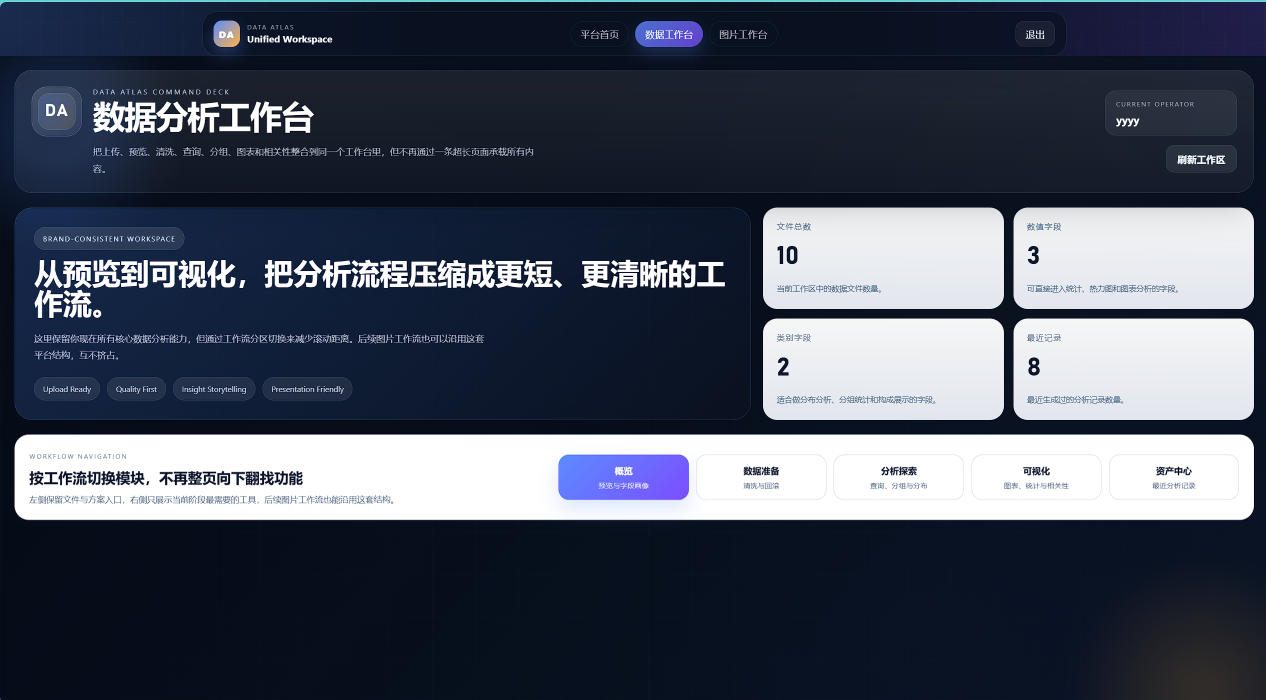
#> input picture backend/images/13_屏幕截图 2026-04-19 235617.png, 2531 x 1399 px (shown at 1/2 size)
$ python -i image_service.py   (imports and definitions only)
#> lines starting #> are read from the running program, lines starting #| are printed output that depends on the picture
#> further down, picture is the input picture: PIL image 2531x1399 RGBA; mean R, G, B, A 70.4, 77.6, 92.4, 255
import base64
import io
import json
import mimetypes
import re
from pathlib import Path
from typing import Any

import numpy as np
from PIL import Image, ImageEnhance, ImageFilter, ImageOps, UnidentifiedImageError

try:
    from rapidocr_onnxruntime import RapidOCR
except ImportError:  # pragma: no cover - graceful fallback when OCR dependency is unavailable
    RapidOCR = None


IMAGE_BASE_DIR = Path(__file__).resolve().parent
IMAGE_UPLOAD_DIR = (IMAGE_BASE_DIR / "images").resolve()
# [1 line not run here, left out]

IMAGE_ALLOWED_EXTENSIONS = {".png", ".jpg", ".jpeg", ".webp", ".bmp"}
IMAGE_MAX_UPLOAD_SIZE = 20 * 1024 * 1024
IMAGE_INVALID_FILENAME_CHARS = re.compile(r'[<>:"/\\|?*\x00-\x1f]')
_OCR_ENGINE = None


# [56 lines left out: functions sanitize_image_filename, normalize_image_storage_name, get_image_storage_path, load_image_from_bytes, load_image_from_path, not called in this run]


def _safe_float(value: Any, digits: int = 4) -> float:
    return round(float(value), digits)


def _image_warning_messages(brightness: float, contrast: float, sharpness: float, width: int, height: int) -> list[str]:
    warnings = []
    if brightness < 55:
        warnings.append("图片整体偏暗，建议提升亮度或对比度。")
    elif brightness > 210:
        warnings.append("图片整体偏亮，可能存在过曝区域。")

    if contrast < 28:
        warnings.append("图片对比度较低，细节层次可能不够明显。")

    if sharpness < 12:
        warnings.append("图片清晰度偏低，可能存在模糊情况。")

    if width < 640 or height < 640:
        warnings.append("图片分辨率较低，放大后可能影响展示效果。")

    return warnings


def build_image_quality_report(image: Image.Image, file_size: int | None = None) -> dict[str, Any]:
    rgb_image = image.convert("RGB")
    grayscale = np.asarray(rgb_image.convert("L"), dtype=np.float32)
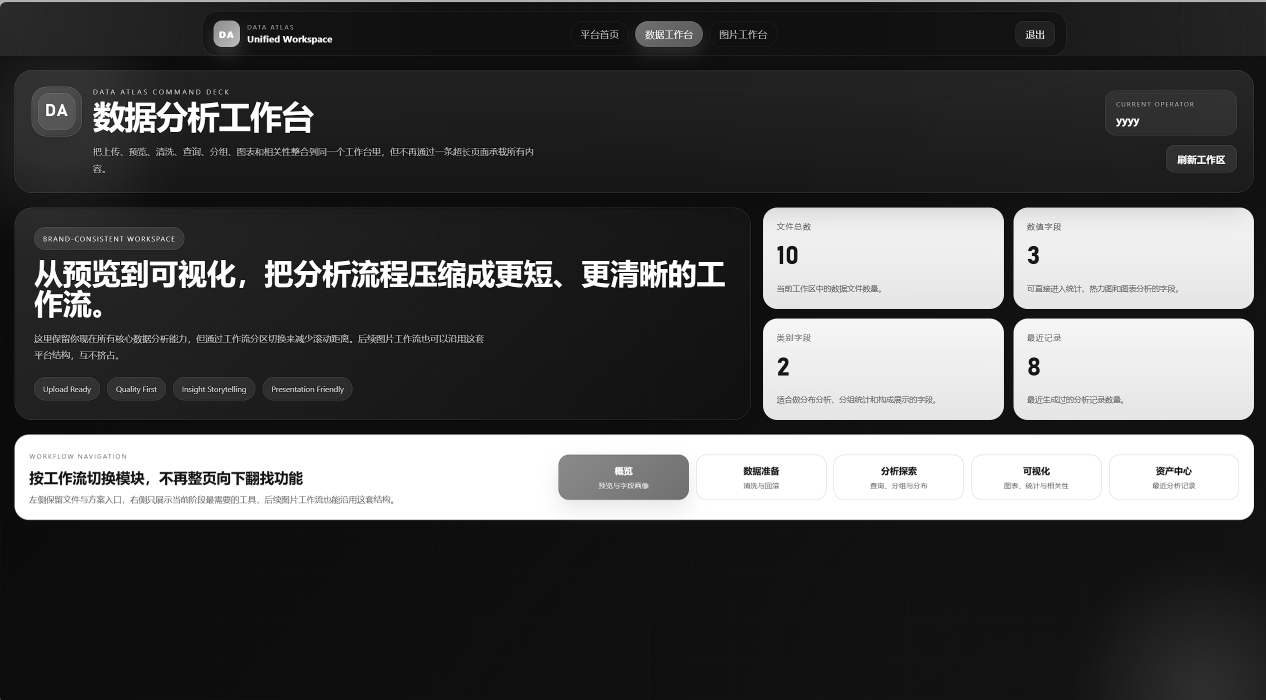
#> grayscale: shape (1399, 2531) float32 (shown at 1/2 size); min 0, max 255, mean 77.2
    rgb_array = np.asarray(rgb_image, dtype=np.float32)
    grad_y, grad_x = np.gradient(grayscale)
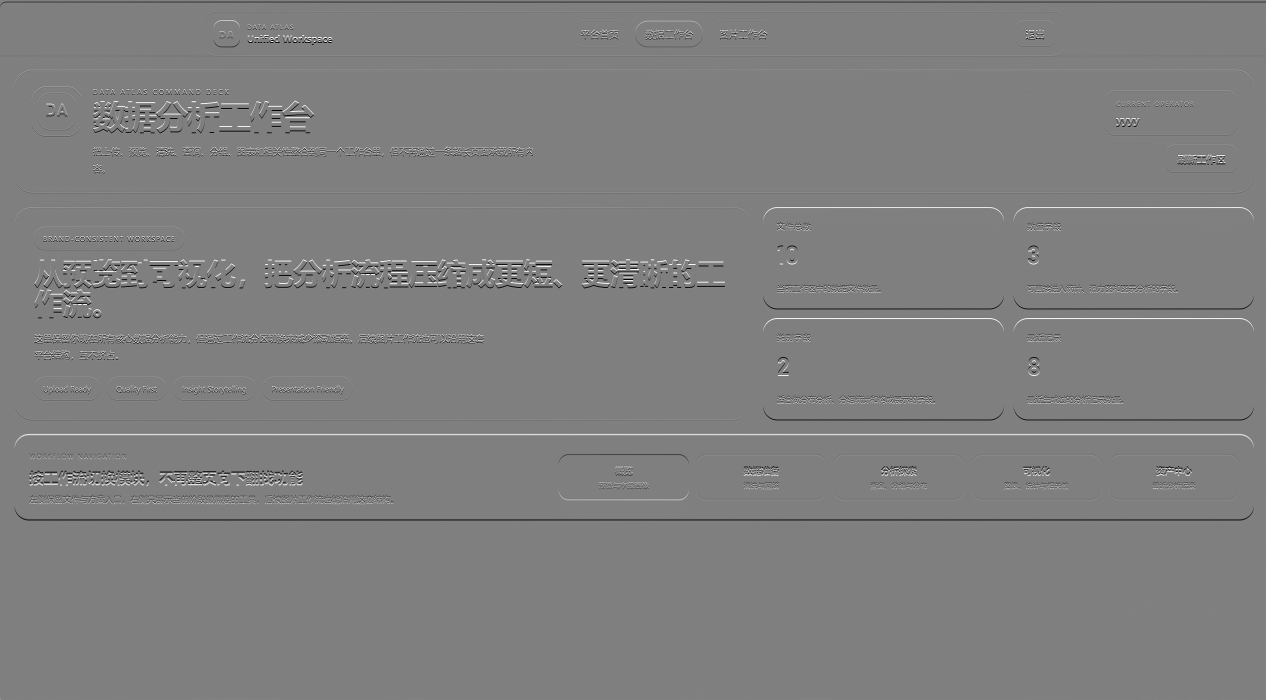
#> grad_y: shape (1399, 2531) float32 (shown at 1/2 size); min -127.5, max 127.5, mean -0.1; drawn with min black and max white
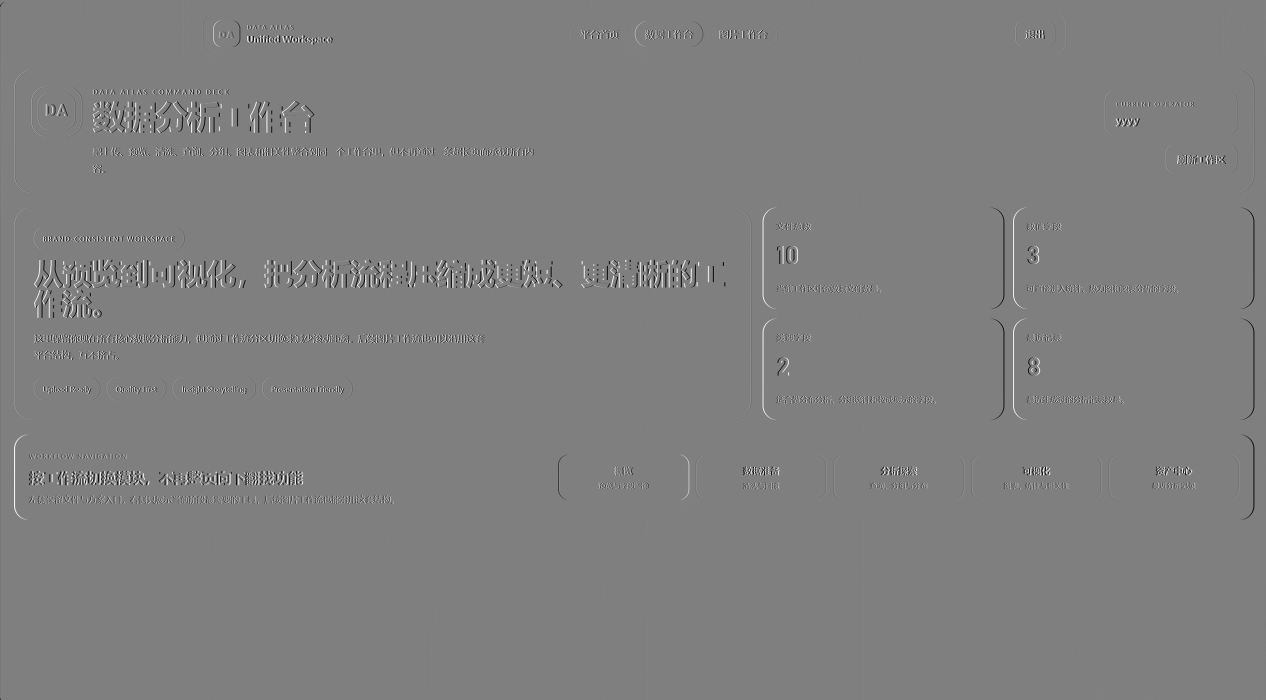
#> grad_x: shape (1399, 2531) float32 (shown at 1/2 size); min -127.5, max 127.5, mean 0; drawn with min black and max white
    gradient_energy = np.sqrt(np.square(grad_x) + np.square(grad_y))
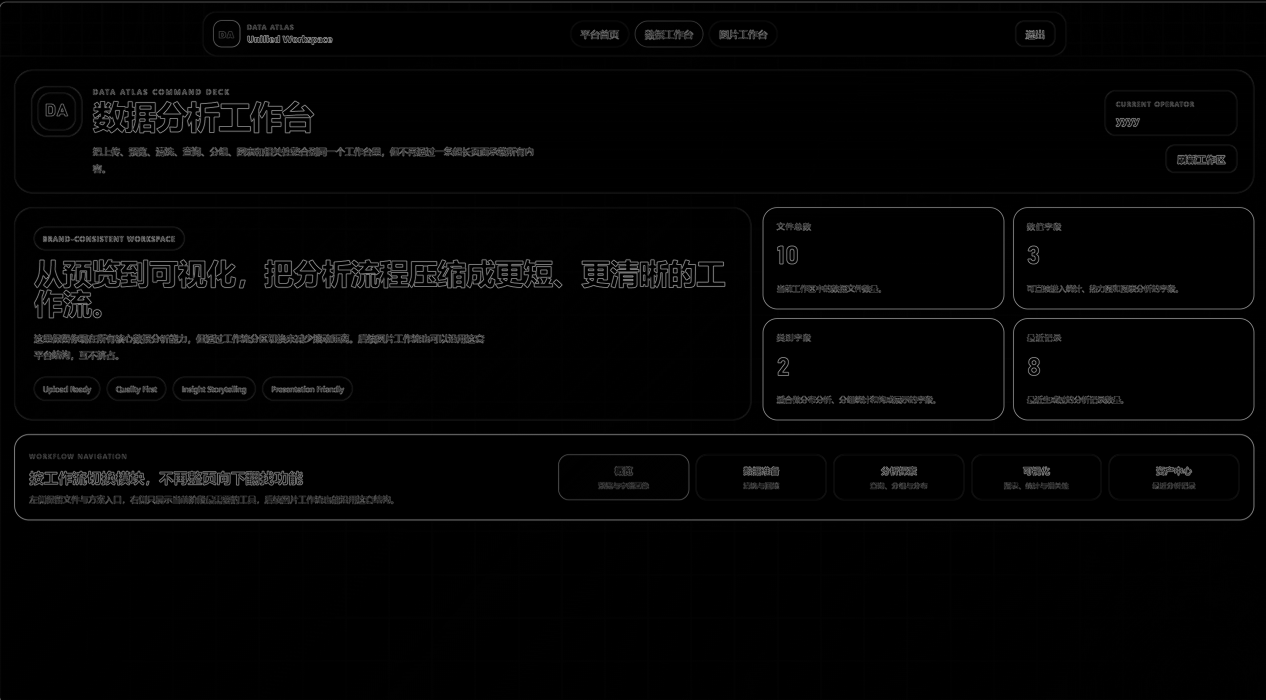
#> gradient_energy: shape (1399, 2531) float32 (shown at 1/2 size); min 0, max 179.6, mean 4.4

    width, height = rgb_image.size
#> width = 2531; height = 1399
    brightness = float(grayscale.mean()) if grayscale.size else 0.0
#> brightness = 77.19
    contrast = float(grayscale.std()) if grayscale.size else 0.0
#> contrast = 94.61
    sharpness = float(gradient_energy.mean()) if gradient_energy.size else 0.0
#> sharpness = 4.42

    if width == height:
        orientation = "square"
    elif width > height:
        orientation = "landscape"
    else:
        orientation = "portrait"

    aspect_ratio = _safe_float(width / height, 4) if height else 0.0
#> aspect_ratio = 1.81
    megapixels = _safe_float((width * height) / 1_000_000, 3)
#> megapixels = 3.54
    warnings = _image_warning_messages(brightness, contrast, sharpness, width, height)
#> warnings = ['图片清晰度偏低，可能存在模糊情况。']
    channel_means = {
        "r": _safe_float(rgb_array[:, :, 0].mean(), 2),
        "g": _safe_float(rgb_array[:, :, 1].mean(), 2),
        "b": _safe_float(rgb_array[:, :, 2].mean(), 2),
    }
#> channel_means = {'r': 70.44, 'g': 77.63, 'b': 92.36}

    histogram_bins = list(range(0, 257, 16))
    histogram = {
        "bins": histogram_bins[:-1],
        "red": np.histogram(rgb_array[:, :, 0], bins=histogram_bins)[0].astype(int).tolist(),
        "green": np.histogram(rgb_array[:, :, 1], bins=histogram_bins)[0].astype(int).tolist(),
        "blue": np.histogram(rgb_array[:, :, 2], bins=histogram_bins)[0].astype(int).tolist(),
        "gray": np.histogram(grayscale, bins=histogram_bins)[0].astype(int).tolist(),
    }

    thumbnail = rgb_image.resize((64, 64))
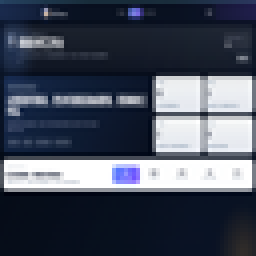
#> thumbnail: PIL image 64x64 RGB (shown 4 times larger); mean R, G, B 70.3, 77.4, 92.1
    palette_image = thumbnail.quantize(colors=5, method=Image.Quantize.MEDIANCUT)
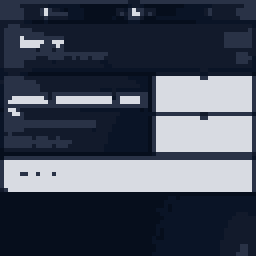
#> palette_image: PIL image 64x64 P (shown 4 times larger); mean R, G, B 66.5, 73.7, 88.3
    palette_counts = palette_image.getcolors(maxcolors=5) or []
#> palette_counts = [(1000, 0), (671, 1), (988, 2), (582, 3), (855, 4)]
    palette = palette_image.getpalette() or []
#> palette = [216, 219, 226, 41, 50, 70, 18, 26, 43, 10, 20, 38, 6, 14, 28]
    dominant_colors = []
    total_palette_pixels = sum(count for count, _ in palette_counts) or 1
#> total_palette_pixels = 4096
    for count, color_index in sorted(palette_counts, key=lambda item: item[0], reverse=True)[:5]:
        palette_offset = color_index * 3
        red, green, blue = palette[palette_offset: palette_offset + 3]
        dominant_colors.append(
            {
                "hex": f"#{int(red):02X}{int(green):02X}{int(blue):02X}",
                "count": int(count),
                "percentage": _safe_float((count / total_palette_pixels) * 100, 2),
            }
        )
#> this loop made 5 passes
#> (count, color_index, palette_offset, red, green, blue) on passes 1 to 5: (1000, 0, 0, 216, 219, 226), (988, 2, 6, 18, 26, 43), (855, 4, 12, 6, 14, 28), (671, 1, 3, 41, 50, 70), (582, 3, 9, 10, 20, 38)
#> after the loop, dominant_colors = 5 items

    return {
        "width": int(width),
        "height": int(height),
        "format": (image.format or "unknown").upper(),
        "mode": rgb_image.mode,
        "orientation": orientation,
        "aspect_ratio": aspect_ratio,
        "megapixels": megapixels,
        "brightness_score": _safe_float(brightness, 2),
        "contrast_score": _safe_float(contrast, 2),
        "sharpness_score": _safe_float(sharpness, 2),
        "channel_means": channel_means,
        "dominant_colors": dominant_colors,
        "histogram": histogram,
        "file_size": int(file_size or 0),
        "warnings": warnings,
    }


# [118 lines left out: functions _resolve_resize_target, apply_image_processing, image_to_data_url, save_image_to_path, not called in this run]


def guess_image_mime_type(file_name: str) -> str:
    guessed, _ = mimetypes.guess_type(file_name)
    return guessed or "application/octet-stream"


# [103 lines left out: functions normalize_image_variant_stem, _get_ocr_engine, run_image_ocr, not called in this run]


def serialize_ocr_payload(payload: dict[str, Any]) -> str:
    return json.dumps(payload, ensure_ascii=False)


# [8 lines left out: function deserialize_ocr_payload, not called in this run]

>>> from PIL import Image
>>> picture = Image.open('images/13_屏幕截图 2026-04-19 235617.png')
>>> result = build_image_quality_report(picture)
#> result = 15 items

$ run again, on backend/images/14_屏幕截图 2026-04-20 232446.png
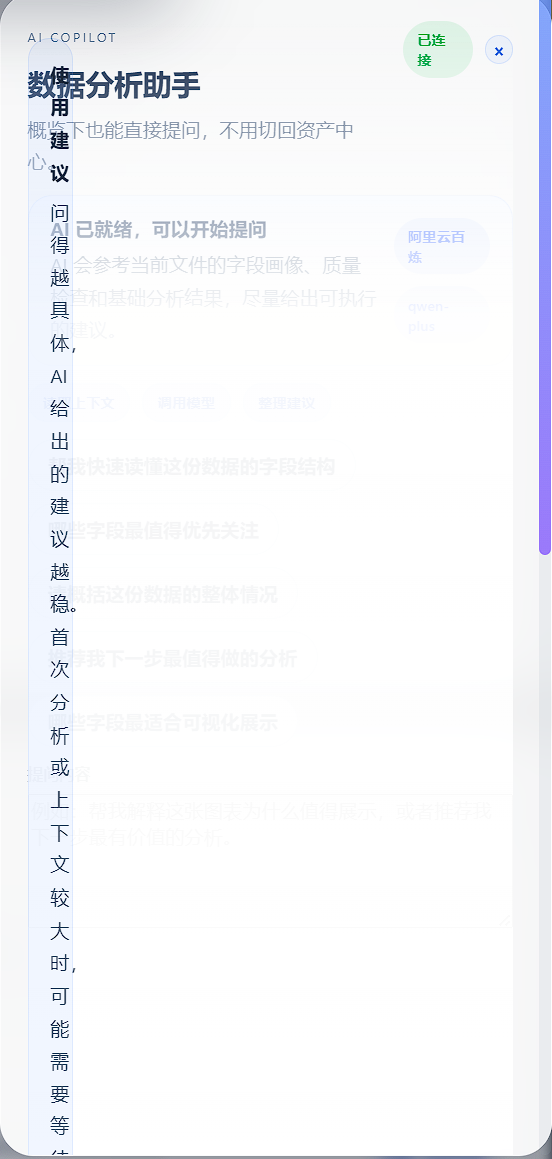
#> input picture backend/images/14_屏幕截图 2026-04-20 232446.png, 552 x 1159 px
#> picture is the input picture: PIL image 552x1159 RGBA; mean R, G, B, A 246.5, 247.5, 250, 255
#> in build_image_quality_report, `gradient_energy = np.sqrt(np.square(grad_x) + np.square(grad_y))`:
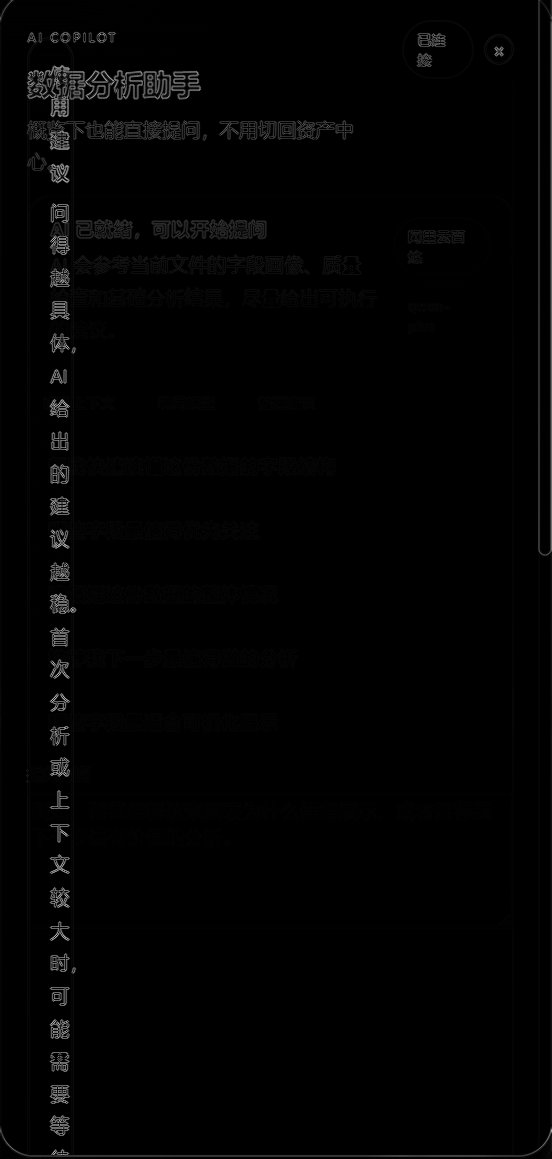
#> gradient_energy: shape (1159, 552) float32; min 0, max 185.9, mean 2.8
#> brightness = 247.5
#> contrast = 23.66
#> sharpness = 2.81
#> warnings = ['图片整体偏亮，可能存在过曝区域。', '图片对比度较低，细节层次可能不够明显。', '图片清晰度偏低，可能存在模糊情况。', '图片分辨率较低，放大后可能影响展示效果。']
#> channel_means = {'r': 246.5, 'g': 247.5, 'b': 250}
#> in build_image_quality_report, `palette_image = thumbnail.quantize(colors=5, method=Image.Quantize.MED..`:
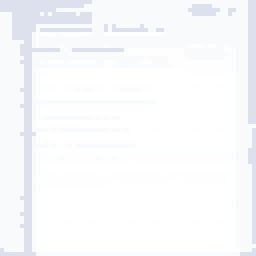
#> palette_image: PIL image 64x64 P (shown 4 times larger); mean R, G, B 249.3, 250, 251.6
#> palette_counts = [(1634, 0), (45, 1), (664, 2), (1319, 3), (434, 4)]
#> palette = [255, 255, 255, 254, 255, 255, 254, 254, 254, 249, 250, 251, 221, 225, 237]
#> total_palette_pixels = 4096
#> the loop in build_image_quality_report, `for count, color_index in sorted(palette_counts, key=lambda item: item..` made 5 passes
#> (count, color_index, palette_offset, red, green, blue) on passes 1 to 5: (1634, 0, 0, 255, 255, 255), (1319, 3, 9, 249, 250, 251), (664, 2, 6, 254, 254, 254), (434, 4, 12, 221, 225, 237), (45, 1, 3, 254, 255, 255)
#> after the loop in build_image_quality_report, `for count, color_index in sorted(palette_counts, key=lambda item: item..`: dominant_colors = 5 items
#> result = 15 items

$ run again, on backend/images/14_屏幕截图 2026-04-29 165748.png
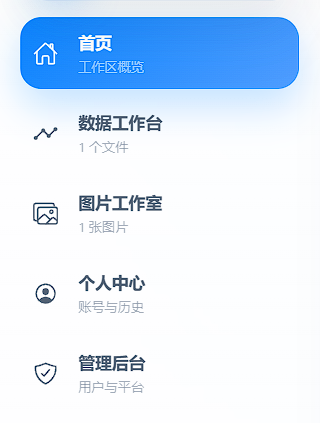
#> input picture backend/images/14_屏幕截图 2026-04-29 165748.png, 320 x 423 px
#> picture is the input picture: PIL image 320x423 RGBA; mean R, G, B, A 215.6, 231.9, 250.1, 255
#> in build_image_quality_report, `gradient_energy = np.sqrt(np.square(grad_x) + np.square(grad_y))`:
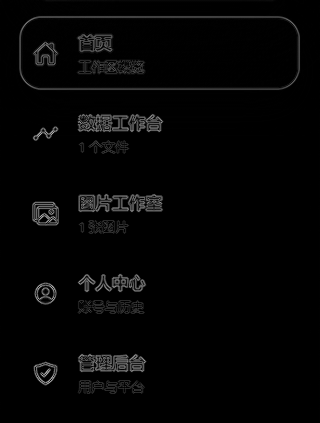
#> gradient_energy: shape (423, 320) float32; min 0, max 176.4, mean 5
#> brightness = 229.2
#> contrast = 49.27
#> sharpness = 4.97
#> warnings = ['图片整体偏亮，可能存在过曝区域。', '图片清晰度偏低，可能存在模糊情况。', '图片分辨率较低，放大后可能影响展示效果。']
#> channel_means = {'r': 215.6, 'g': 231.9, 'b': 250.1}
#> in build_image_quality_report, `palette_image = thumbnail.quantize(colors=5, method=Image.Quantize.MED..`:
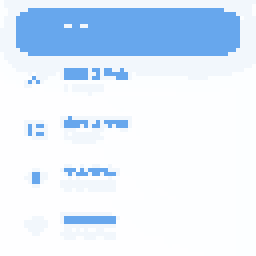
#> palette_image: PIL image 64x64 P (shown 4 times larger); mean R, G, B 222.8, 236.3, 251.1
#> palette_counts = [(1008, 0), (1105, 1), (445, 2), (767, 3), (771, 4)]
#> palette = [254, 254, 255, 253, 254, 255, 252, 254, 255, 242, 247, 252, 103, 167, 237]
#> total_palette_pixels = 4096
#> the loop in build_image_quality_report, `for count, color_index in sorted(palette_counts, key=lambda item: item..` made 5 passes
#> (count, color_index, palette_offset, red, green, blue) on passes 1 to 5: (1105, 1, 3, 253, 254, 255), (1008, 0, 0, 254, 254, 255), (771, 4, 12, 103, 167, 237), (767, 3, 9, 242, 247, 252), (445, 2, 6, 252, 254, 255)
#> after the loop in build_image_quality_report, `for count, color_index in sorted(palette_counts, key=lambda item: item..`: dominant_colors = 5 items
#> result = 15 items
